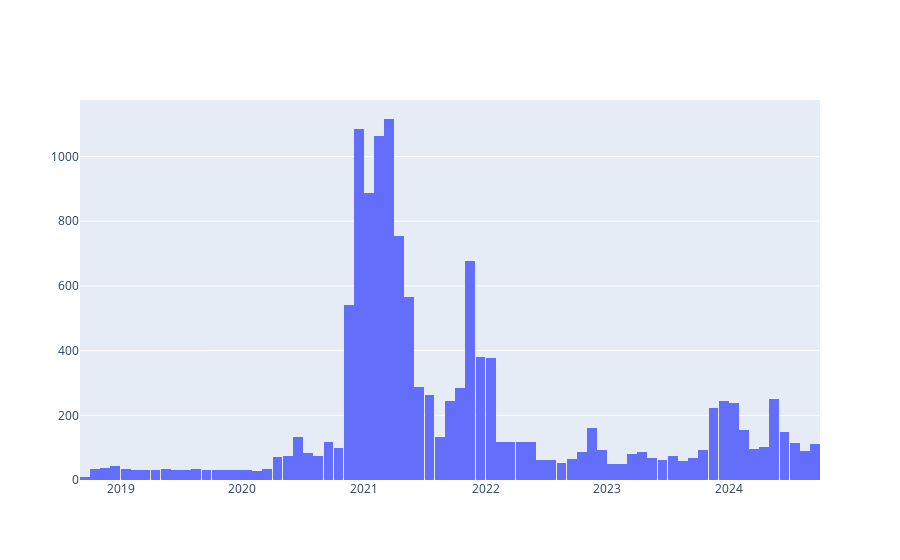

Write notebook code for a chart like this one.
### Code cell
fig = go.Figure()
fig.add_histogram(x=df['day'])
fig.show()

### Figure 1 — Plotly figure (JSON) as saved in the notebook; plotly's stock layout.template omitted (floating-point values rounded to 4 significant figures; data arrays with more than 128 entries replaced by an {"elided": "..."} marker saying what was removed)
{"data": [{"type": "histogram", "x": {"elided": "13425 str values"}}], "layout": {}}
